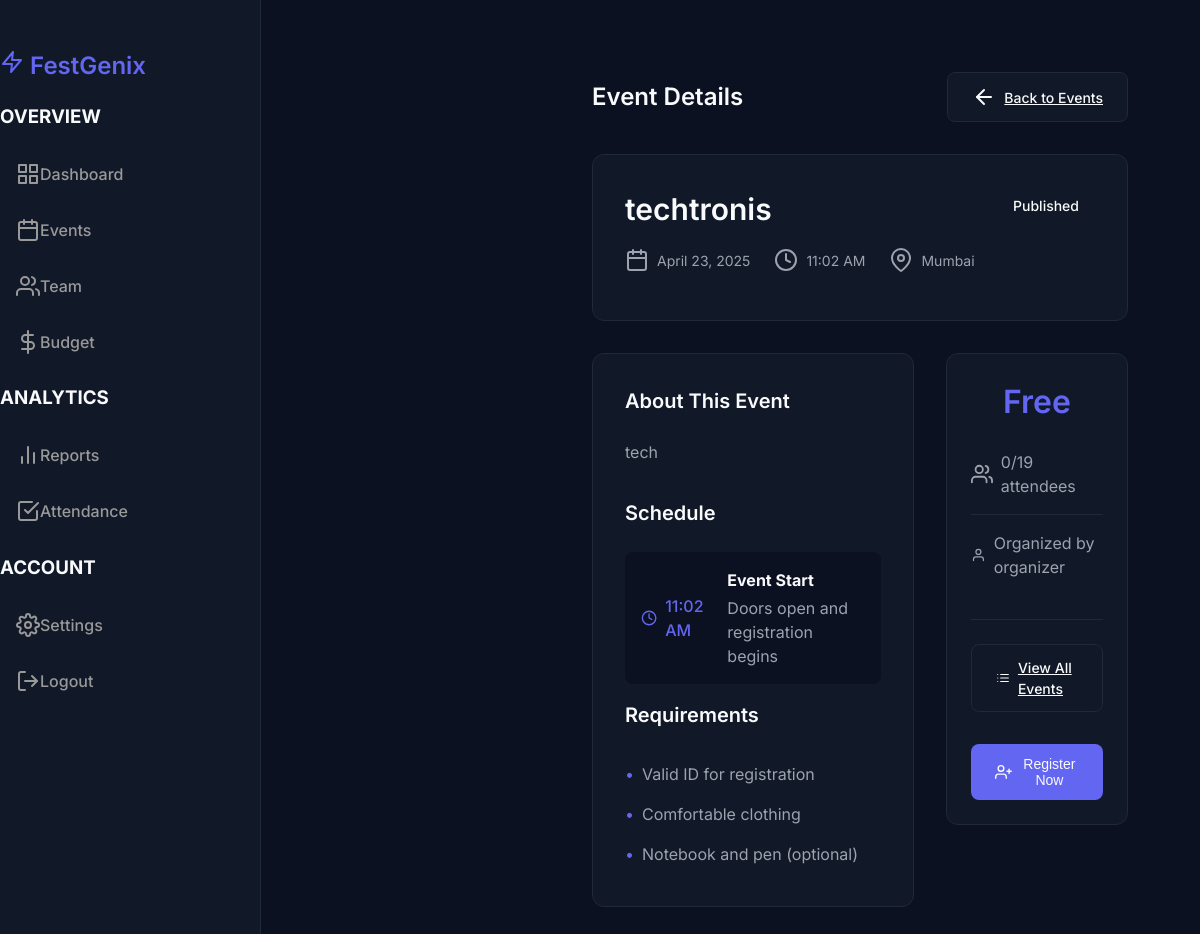
Screenshot of /base/participant/events/1/ (signed in) with the database file from the repository.
### base/models.py (models this page shows, shortened)
class Event(models.Model):
    EVENT_STATUS_CHOICES = [
        ('draft', 'Draft'),
        ('published', 'Published'),
        ('cancelled', 'Cancelled'),
        ('completed', 'Completed'),
    ]
    title = models.CharField(max_length=200)
    description = models.TextField()
    start_date = models.DateTimeField()
    location = models.CharField(max_length=200)
    capacity = models.IntegerField()
    status = models.CharField(max_length=20, choices=EVENT_STATUS_CHOICES, default='draft')
    created_at = models.DateTimeField(auto_now_add=True)
    organizer = models.ForeignKey(CustomUser, on_delete=models.SET_NULL, null=True, blank=True, related_name='organized_events')
    volunteers = models.ManyToManyField(CustomUser, related_name='volunteered_events', blank=True)
    attendees = models.ManyToManyField(CustomUser, related_name='attended_events', blank=True)
    team = models.ForeignKey('Team', on_delete=models.SET_NULL, null=True, blank=True, related_name='team_events')

class CustomUser(AbstractUser):
    class Role(models.TextChoices):
        ORGANIZER = 'ORGANIZER', _('Organizer')
        SPONSOR = 'SPONSOR', _('Sponsor')
        VOLUNTEER = 'VOLUNTEER', _('Volunteer')
        PARTICIPANT = 'PARTICIPANT', _('Participant')
    email = models.EmailField(unique=True)
    full_name = models.CharField(max_length=255, blank=True)
    profile_image = models.ImageField(upload_to='profile_images/', null=True, blank=True)
    bio = models.TextField(max_length=500, blank=True)
    date_joined = models.DateTimeField(auto_now_add=True)
    is_active = models.BooleanField(default=True)
    role = models.CharField(max_length=20, choices=Role.choices, default=Role.PARTICIPANT)
    phone = models.CharField(max_length=15, blank=True)
    company_name = models.CharField(max_length=100, blank=True)
    location = models.CharField(max_length=100, blank=True)
    available_days = models.JSONField(default=list, blank=True)
    time_preference = models.CharField(max_length=20, choices=[
        ('morning', 'Morning'),
        ('afternoon', 'Afternoon'),
        ('evening', 'Evening'),
        ('flexible', 'Flexible'),
    ], default='flexible')
    email_notifications = models.BooleanField(default=True)
    sms_notifications = models.BooleanField(default=False)
    groups = models.ManyToManyField(
        'auth.Group',
        related_name='custom_user_set',
        blank=True,
        help_text='The groups this user belongs to. A user will get all permissions granted to each of their groups.',
        verbose_name='groups',
    )
    user_permissions = models.ManyToManyField(
        'auth.Permission',
        related_name='custom_user_set',
        blank=True,
        help_text='Specific permissions for this user.',
        verbose_name='user permissions',
    )
    USERNAME_FIELD = 'email'
    REQUIRED_FIELDS = ['username', 'full_name']

### base/views.py (the view)
# urls.py: path('participant/events/<int:event_id>/', views.participant_event_detail, name='participant_event_detail'),
@login_required
def participant_event_detail(request, event_id):
    if request.user.role != CustomUser.Role.PARTICIPANT:
        messages.error(request, 'Access denied. Participant privileges required.')
        return redirect('base:login')
    try:
        event = Event.objects.get(id=event_id, status='published')
    except Event.DoesNotExist:
        messages.error(request, "Event not found.")
        return redirect('base:participant_explore')
    context = {
        'event': event,
    }
    return render(request, 'dashboard/dashboard-participant-event-detail.html', context)

### templates/dashboard/dashboard-participant-event-detail.html (shortened to what this page needs)
{% extends "dashboard/base_dashboard.html" %}
{% load static %}
{% block dashboard_content %}
<div class="dashboard-wrapper">
    <div class="main-content">
        <div class="content-header">
            <h1>Event Details</h1>
            <a href="{% url 'base:participant_explore' %}" class="btn btn-secondary">
                <i data-feather="arrow-left"></i> Back to Events
            </a>
        </div>
        <div class="event-detail-container">
            <div class="event-header-section">
                <div class="event-header-content">
                    <div class="event-title-group">
                        <h2>{{ event.title }}</h2>
                        <div class="event-meta">
                            <span class="event-date">
                                <i data-feather="calendar"></i>
                                {{ event.start_date|date:"F j, Y" }}
                            </span>
                            <span class="event-time">
                                <i data-feather="clock"></i>
                                {{ event.start_date|time:"g:i A" }}
                            </span>
                            <span class="event-location">
                                <i data-feather="map-pin"></i>
                                {{ event.location }}
                            </span>
                        </div>
                    </div>
                    <div class="event-status-badge {{ event.status|lower }}">
                        {{ event.status }}
                    </div>
                </div>
            </div>
            <div class="event-content-grid">
                <div class="event-main-content">
                    <div class="event-description">
                        <h3>About This Event</h3>
                        <p>{{ event.description }}</p>
                    </div>
                    <div class="event-schedule">
                        <h3>Schedule</h3>
                        <div class="schedule-item">
                            <div class="schedule-time">
                                <i data-feather="clock"></i>
                                {{ event.start_date|time:"g:i A" }}
                            </div>
                            <div class="schedule-content">
                                <h4>Event Start</h4>
                                <p>Doors open and registration begins</p>
                            </div>
                        </div>
                    </div>
                    <div class="event-requirements">
                        <h3>Requirements</h3>
                        <ul>
                            <li>Valid ID for registration</li>
                            <li>Comfortable clothing</li>
                            <li>Notebook and pen (optional)</li>
                        </ul>
                    </div>
                </div>
                <div class="event-sidebar">
                    <div class="event-card">
                        <div class="event-price">
                            {% if event.price %}
                                <span class="price-amount">₹{{ event.price }}</span>
                            {% else %}
                                <span class="price-amount">Free</span>
                            {% endif %}
                        </div>
                        <div class="event-capacity">
                            <i data-feather="users"></i>
                            <span>{{ event.attendees.count }}/{{ event.capacity }} attendees</span>
                        </div>
                        <div class="event-organizer">
                            <div class="organizer-info">
                                <i data-feather="user"></i>
                                <span>Organized by {{ event.organizer.full_name }}</span>
                            </div>
                        </div>
                        <div class="sidebar-actions">
                            <a href="{% url 'base:participant_explore' %}" class="btn btn-secondary">
                                <i data-feather="list"></i> View All Events
                            </a>
                            <button class="btn btn-primary register-button" onclick="showQRCode('{{ event.id }}')">
                                <i data-feather="user-plus"></i> Register Now
                            </button>
                        </div>
                    </div>
                </div>
            </div>
        </div>
    </div>
</div>
{% endblock %}

### static/css/dashboard.css (style rules this page uses)
:root { --primary: #6366f1; --primary-hover: #4f46e5; --dark-bg: #0B1121; --dark-card: #111827; --dark-border: #1F2937; --dark-text: #F9FAFB; --dark-text-secondary: #9CA3AF; --success: #22c55e; --warning: #eab308; --danger: #ef4444; }
body { background-color: var(--dark-bg); color: var(--dark-text); font-family: 'Inter', sans-serif; line-height: 1.5; }
.main-content { margin-left: 260px; padding: 2rem; }
.btn { display: inline-flex; align-items: center; justify-content: center; padding: 0.75rem 1.5rem; border-radius: 0.5rem; font-weight: 500; transition: all 0.2s; cursor: pointer; }
.btn-primary { background: var(--primary); color: white; border: none; }
.btn-secondary { background: var(--dark-card); color: var(--dark-text); border: 1px solid var(--dark-border); }
body { background-color: var(--dark-bg); color: var(--dark-text); font-family: 'Inter', sans-serif; }
.card, .btn, .nav-link { transition: all 0.3s ease; }
.btn-primary { background-color: var(--primary); border-color: var(--primary); }

### rows the page displays
Event: title "techtronis", start_date "April 23, 2025", start_date "11:02 AM", location "Mumbai", status "Published", description "tech", attendees.count "0", capacity "19", organizer.full_name "organizer"
